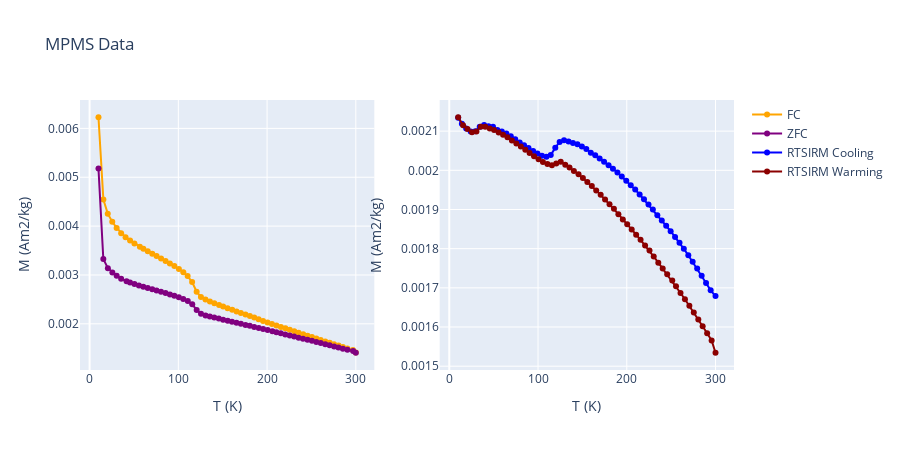

Notebook cell for this chart:
### Markdown cell above
The colors and symbols of the plots can be customized by providing other values than the default parameters as in the example below:

### Code cell
rmag.plot_mpms_dc(fc_data, zfc_data, rtsirm_cool_data, rtsirm_warm_data, 
                   fc_color='orange', zfc_color='purple', rtsirm_cool_color='blue', rtsirm_warm_color='darkred',
                   fc_marker='^', zfc_marker='o', rtsirm_cool_marker='*', rtsirm_warm_marker='s',
                   symbol_size=5, use_plotly=True)
